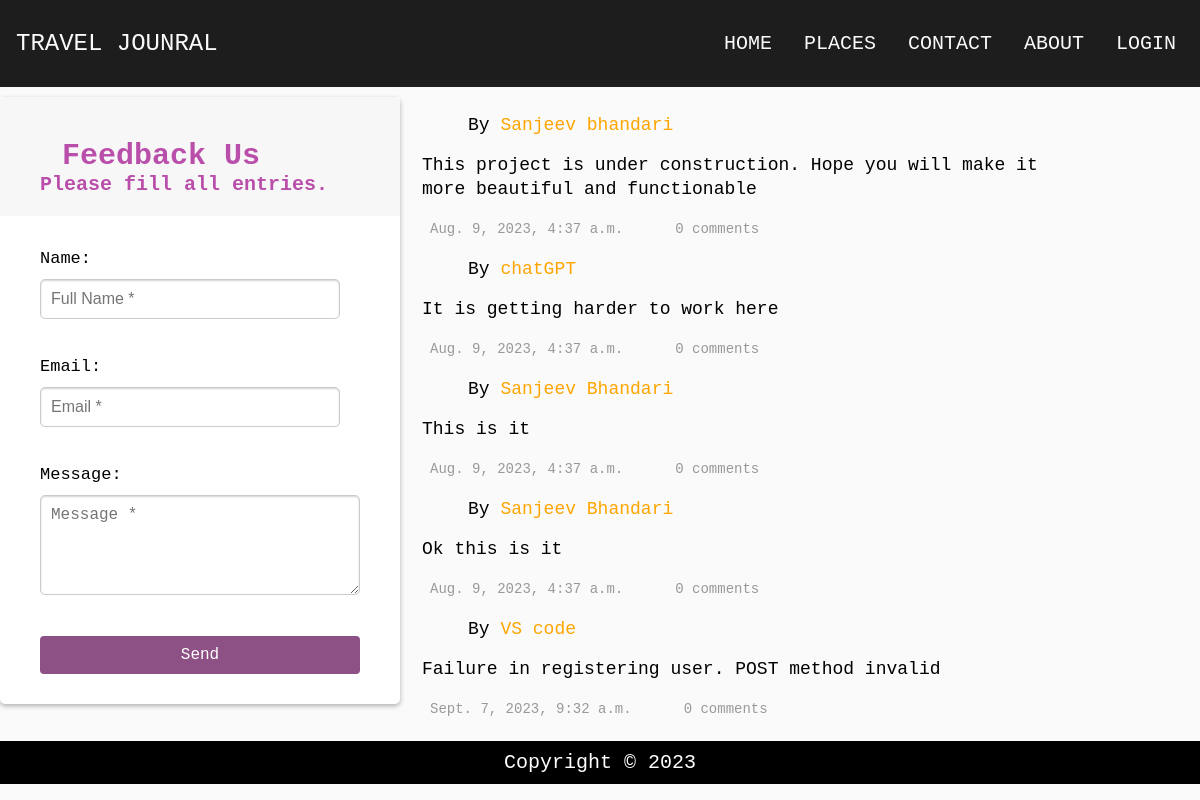
/contact, run on an earlier commit of the app's database.
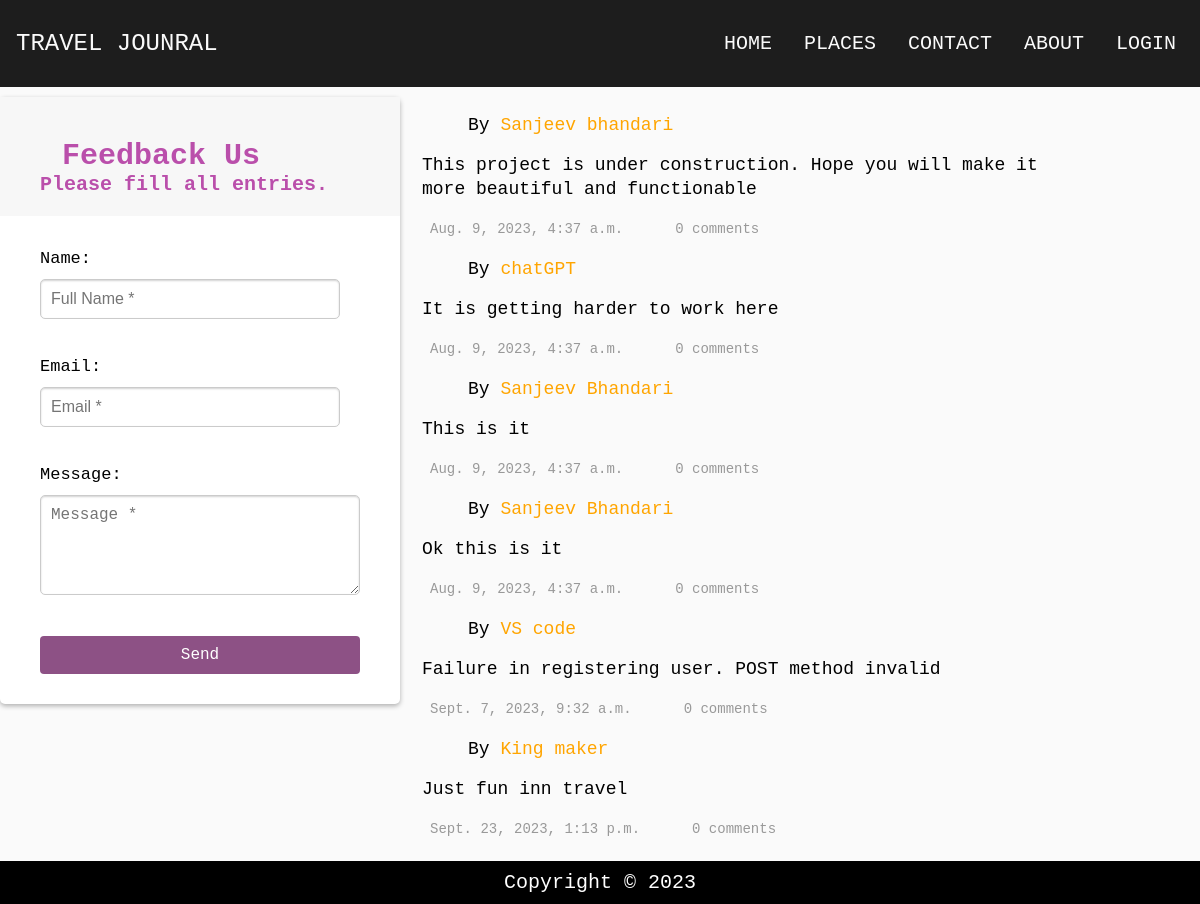
And on a later commit of the database.
### home/models.py (models this page shows, shortened)
class Contact(models.Model):
    name = models.CharField(max_length=128, null=False)
    email = models.EmailField(unique=False, null=False)
    message = models.TextField(max_length=255, null=False)
    publish_date = models.DateTimeField(default=timezone.now)

### home/views.py (the view)
# urls.py: path('contact', views.contact, name="contact"),
@csrf_protect
def contact(request):
    context = {}
    feedback_records = Contact.objects.all()
    print(len(feedback_records))
    try:
        context["records"] = feedback_records
    except Exception as err:
        display_in_console(f"Exception occured: {err}\nfeedback records: {type(feedback_records)}")
        context["records"] = None
    if request.method == "POST":
        form = ContactForm(request.POST)
        if form.is_valid():
            form.save()
            context["form"] = form
            context["message"] = "Feedback is successfully registered."
            return redirect("contact")
    else:
        form = ContactForm()
    context["form"] = form
    return render(request, "contact.html", context)

### home/forms.py
class ContactForm(forms.ModelForm):
    class Meta:
        model = Contact
        fields = ("name", "email", "message")
        widgets = {
            "name": forms.TextInput(attrs={"class": "form-control",
                                           "placeholder": "Full Name *"}),
            "email": forms.EmailInput(attrs={"class": "form-control",
                                             "placeholder": "Email *"}),
            "message": forms.Textarea(attrs={"class": "form-control",
                                             "placeholder": "Message *"})
        }

### templates/contact.html (shortened to what this page needs)
{% extends "base.html" %}
{% block start %}
<div class="feedback-frame">
  <div class="container">
    <div class="header">
      <h2>Feedback Us</h2>
      <h4>Please fill all entries.</h4>
    </div>
    <form action="/contact" method="post" class="form">
      {{ form.name.label_tag }}
      {{ form.name }}
      <br>
      {{ form.email.label_tag }}
      {{ form.email }}
      <br>
      {{ form.message.label_tag }}
      {{ form.message }}
      <button type="submit">Send</button>
    </form>
  </div>
  <div class="feedback-view">
    <div class="post">
      {% if records is not None %}
      {% for record in records.reverse %}
      <div class="bottom">
        <div class="author">
          <div class="profile"></div>
          <p class="name">By <a>{{record.name}}</a></p>
        </div>
        <p class="record-intro">{{record.message}} </p>
        <div class="post-info">
          <ion-icon name="time"></ion-icon>
          <p class="post-info">{{record.publish_date}}</p>
          <ion-icon name="chatboxes"></ion-icon>
          <p class="post-info"><a>0 comments</a></p>
        </div>
      </div>
      {% endfor %}
      {% endif %}
    </div>
  </div>
</div>
{% endblock start %}

What changed in the data, as far as the page shows it:
added Contact: name "King maker", message "Just fun inn travel", publish_date "Sept. 23, 2023, 1:13 p.m."
